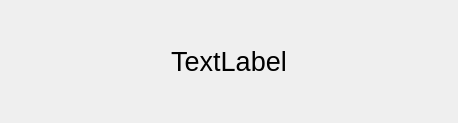
<?xml version="1.0" encoding="UTF-8"?>
<ui version="4.0">
 <class>Widget</class>
 <widget class="QWidget" name="Widget">
  <property name="geometry">
   <rect>
    <x>0</x>
    <y>0</y>
    <width>458</width>
    <height>123</height>
   </rect>
  </property>
  <property name="windowTitle">
   <string>Widget</string>
  </property>
  <layout class="QHBoxLayout" name="horizontalLayout">
   <item>
    <widget class="QLabel" name="label">
     <property name="font">
      <font>
       <pointsize>20</pointsize>
      </font>
     </property>
     <property name="text">
      <string>TextLabel</string>
     </property>
     <property name="alignment">
      <set>Qt::AlignCenter</set>
     </property>
    </widget>
   </item>
  </layout>
 </widget>
 <resources/>
 <connections/>
</ui>
